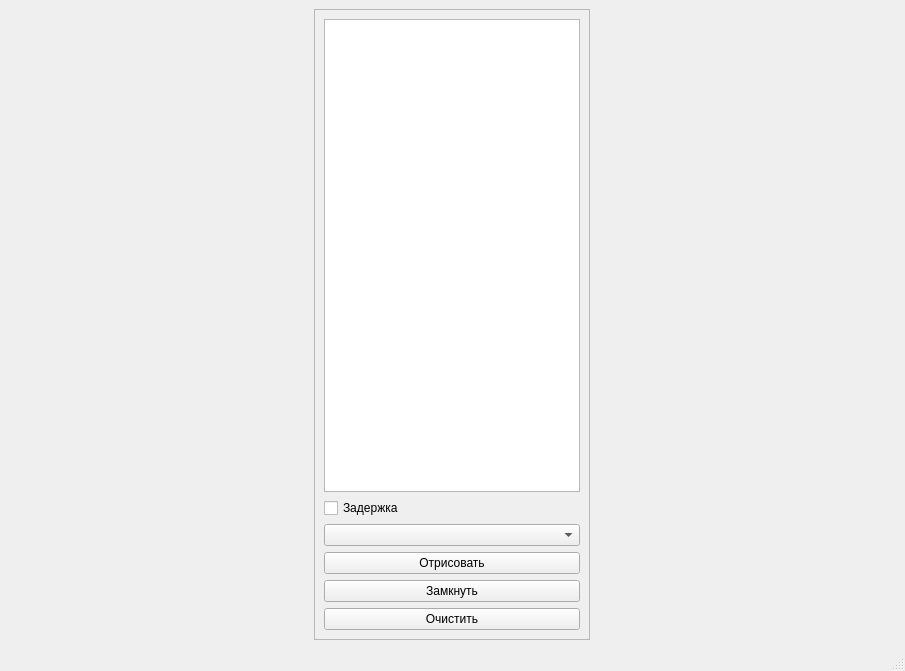
<?xml version="1.0" encoding="UTF-8"?>
<ui version="4.0">
 <class>MainWindow</class>
 <widget class="QMainWindow" name="MainWindow">
  <property name="geometry">
   <rect>
    <x>0</x>
    <y>0</y>
    <width>905</width>
    <height>671</height>
   </rect>
  </property>
  <property name="windowTitle">
   <string>MainWindow</string>
  </property>
  <widget class="QWidget" name="centralwidget">
   <property name="sizePolicy">
    <sizepolicy hsizetype="Maximum" vsizetype="Maximum">
     <horstretch>0</horstretch>
     <verstretch>0</verstretch>
    </sizepolicy>
   </property>
   <layout class="QHBoxLayout" name="horizontalLayout">
    <item>
     <widget class="QFrame" name="leftFrame">
      <property name="sizePolicy">
       <sizepolicy hsizetype="Maximum" vsizetype="Preferred">
        <horstretch>0</horstretch>
        <verstretch>0</verstretch>
       </sizepolicy>
      </property>
      <property name="minimumSize">
       <size>
        <width>120</width>
        <height>0</height>
       </size>
      </property>
      <property name="frameShape">
       <enum>QFrame::StyledPanel</enum>
      </property>
      <property name="frameShadow">
       <enum>QFrame::Raised</enum>
      </property>
      <layout class="QVBoxLayout" name="verticalLayout">
       <item>
        <widget class="QListWidget" name="pointsListWidget">
         <property name="sizePolicy">
          <sizepolicy hsizetype="Maximum" vsizetype="Expanding">
           <horstretch>0</horstretch>
           <verstretch>0</verstretch>
          </sizepolicy>
         </property>
        </widget>
       </item>
       <item>
        <widget class="QCheckBox" name="slowCheckBox">
         <property name="text">
          <string>Задержка</string>
         </property>
        </widget>
       </item>
       <item>
        <widget class="QComboBox" name="colorBox"/>
       </item>
       <item>
        <widget class="QPushButton" name="drawButton">
         <property name="sizePolicy">
          <sizepolicy hsizetype="Minimum" vsizetype="Fixed">
           <horstretch>0</horstretch>
           <verstretch>0</verstretch>
          </sizepolicy>
         </property>
         <property name="text">
          <string>Отрисовать</string>
         </property>
        </widget>
       </item>
       <item>
        <widget class="QPushButton" name="closeButton">
         <property name="sizePolicy">
          <sizepolicy hsizetype="Minimum" vsizetype="Fixed">
           <horstretch>0</horstretch>
           <verstretch>0</verstretch>
          </sizepolicy>
         </property>
         <property name="text">
          <string>Замкнуть</string>
         </property>
        </widget>
       </item>
       <item>
        <widget class="QPushButton" name="cleanButton">
         <property name="sizePolicy">
          <sizepolicy hsizetype="Minimum" vsizetype="Fixed">
           <horstretch>0</horstretch>
           <verstretch>0</verstretch>
          </sizepolicy>
         </property>
         <property name="text">
          <string>Очистить</string>
         </property>
        </widget>
       </item>
      </layout>
     </widget>
    </item>
   </layout>
  </widget>
  <widget class="QMenuBar" name="menubar">
   <property name="geometry">
    <rect>
     <x>0</x>
     <y>0</y>
     <width>905</width>
     <height>21</height>
    </rect>
   </property>
  </widget>
  <widget class="QStatusBar" name="statusbar"/>
 </widget>
 <resources/>
 <connections/>
</ui>
